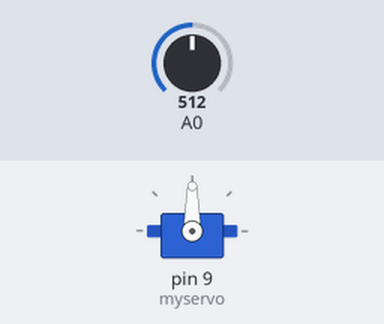
This sketch was run on a simulated Arduino Uno, built with avr-gcc and run on an emulated ATmega328P. Parts: servo. Inputs (shaded band) come from the test bench; at power-on: A0 = 512.

Above: at 1.2 s.
1.3 s: A0 set to 716
At 2.2 s:
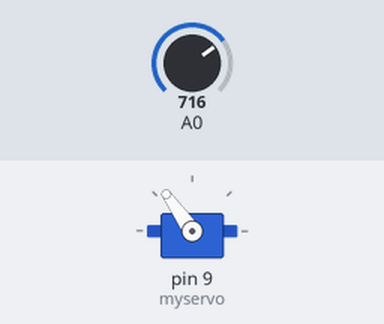
2.8 s: A0 set to 900
At 3.5 s:
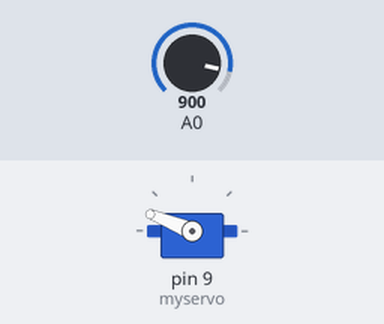
4.3 s: A0 set to 1023
At 4.8 s:
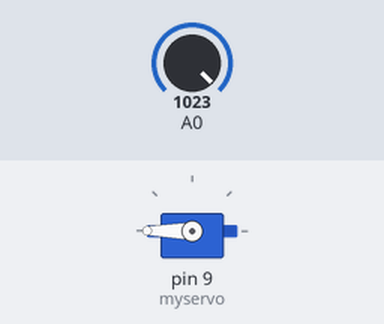
5.8 s: A0 set to 306
At 7.0 s:
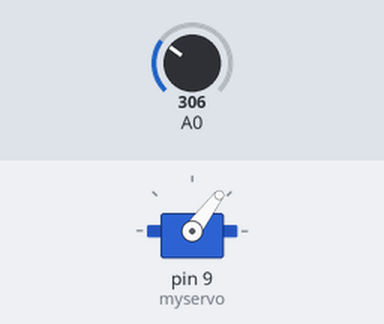
7.3 s: A0 set to 122
At 8.5 s:
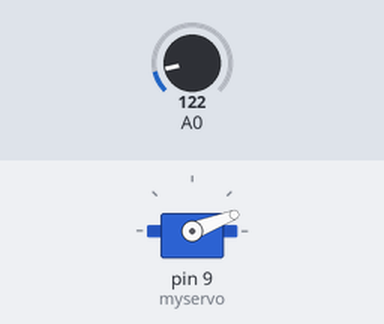
Timing chart, 0 to 9.8 s (numbered marks = the images above; inputs shaded):
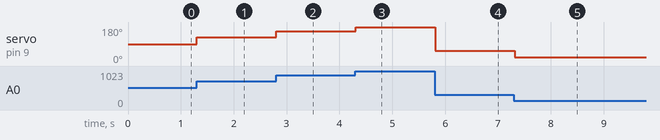

Measured:
- after the input at 1.3 s, servo on pin 9 (myservo): 90° → 125° at once
- after the input at 2.8 s, servo on pin 9 (myservo): 125° → 158° at once
- after the input at 4.3 s, servo on pin 9 (myservo): 158° → 180° at once
- after the input at 5.8 s, servo on pin 9 (myservo): 180° → 53° at once
- after the input at 7.3 s, servo on pin 9 (myservo): 53° → 21° at once

The sketch:

servo_potentiometer.ino
```cpp
#include <Servo.h>
Servo myservo;
void setup()
{
  myservo.attach(9);
}

void loop()
{
 //take input from potentiometer
 int servospeed=analogRead(A0);
  servospeed=map(servospeed,0,1023,0,180);
 //give output signal to servo from pin 9
 myservo.write(servospeed);
 delay(100);
}
```
